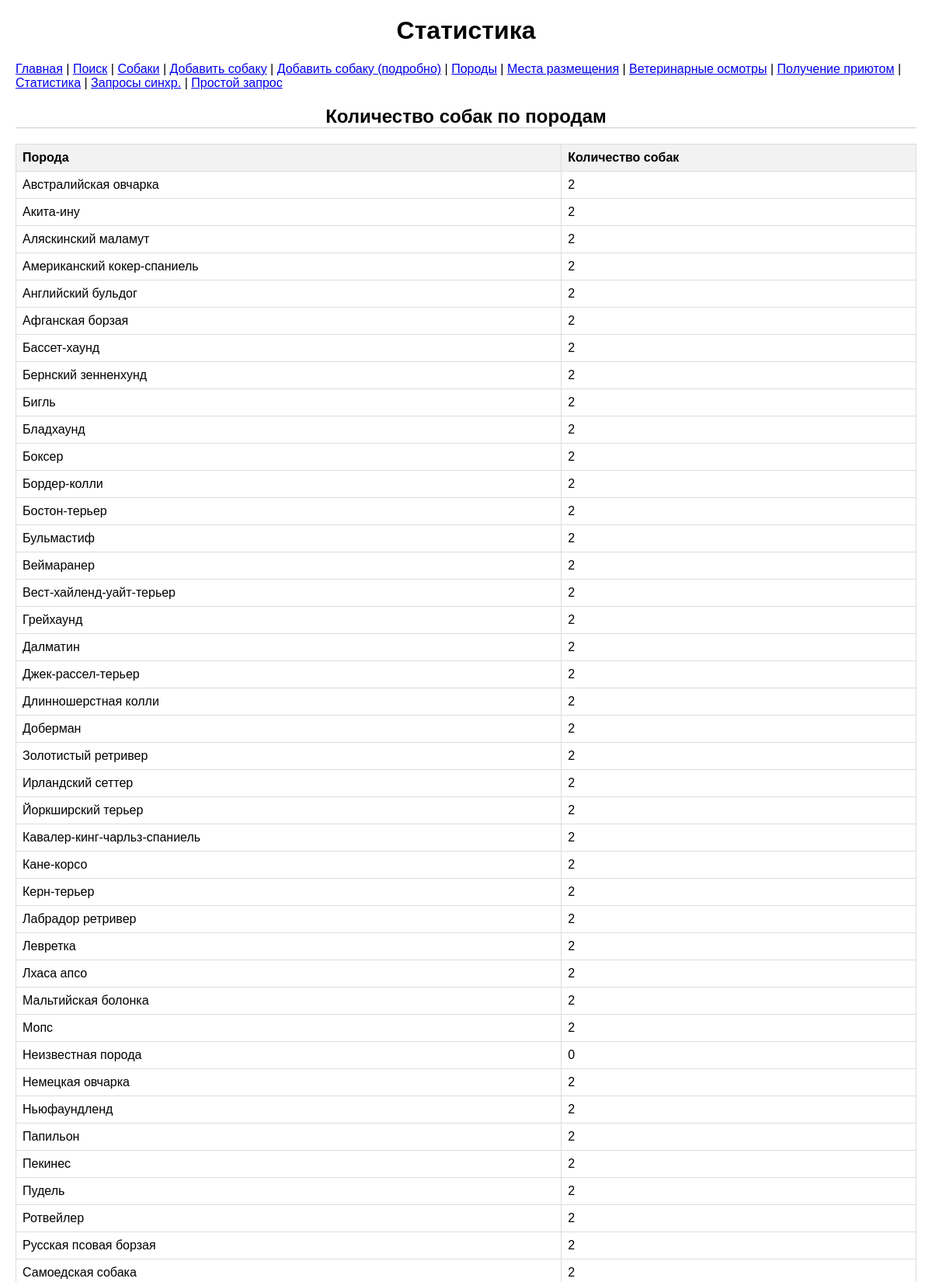
Screenshot of /stats (upper part) with the database file from the repository.
### tables this page shows
CREATE TABLE breeds (
    id INTEGER PRIMARY KEY AUTOINCREMENT,
    breed_name VARCHAR(100) NOT NULL,
    breed_group VARCHAR(50),
    origin_country VARCHAR(50),
    average_lifes INTEGER,
    typical_use VARCHAR(100),
    common_health_issues VARCHAR(200),
    recommended_vaccinations VARCHAR(200),
    veterinary_care VARCHAR(50),
    average_weight_male FLOAT,
    average_weight_female FLOAT,
    trainability_level VARCHAR(50),
    recommended_training_age INTEGER,
    common_behavioral_issues VARCHAR(200),
    preferred_training_methods VARCHAR(200),
    typical_learning_period INTEGER
);

### flask_app.py (the view)
@app.route('/stats')
def stats():
    with get_db_connection() as conn:
        by_breed = conn.execute("""
            SELECT b.breed_name, COALESCE(COUNT(d.id), 0) AS dog_count
            FROM breeds b
            LEFT JOIN dogs d ON d.breeds_id = b.id
            GROUP BY b.breed_name
            ORDER BY b.breed_name
        """).fetchall()
        by_location = conn.execute("""
            SELECT l.location_name, COALESCE(COUNT(d.id), 0) AS dog_count
            FROM locations l
            LEFT JOIN dogs d ON d.location_id = l.id
            GROUP BY l.location_name
            ORDER BY l.location_name
        """).fetchall()
    return render_template('stats.html', by_breed=by_breed, by_location=by_location)

### flask_app.py (called while the page is built)
def get_db_connection():
    conn = sqlite3.connect(DB_PATH, timeout=10)
    conn.row_factory = sqlite3.Row
    return conn

### templates/stats.html (shortened to what this page needs)
<!DOCTYPE html>
<html lang="ru">
<head>
    <link rel="stylesheet" href="{{ url_for('static', filename='style.css') }}">
</head>
<body>
    <h1>Статистика</h1>
       <nav>
        <a href="/">Главная</a> |
        <a href="/search">Поиск</a> |
        <a href="/view">Собаки</a> |
        <a href="/add">Добавить собаку</a> |
        <a href="/add_detailed">Добавить собаку (подробно)</a> |
        <a href="/breeds">Породы</a> |
        <a href="/locations">Места размещения</a> |
        <a href="/vet_examinations">Ветеринарные осмотры</a> |
        <a href="/getting">Получение приютом</a> |
        <a href="/stats">Статистика</a> |
        <a href="/sync_queries">Запросы синхр.</a> |
        <a href="/simple_query">Простой запрос</a>
    </nav>
    <h2>Количество собак по породам</h2>
    <table>
        <tr><th>Порода</th><th>Количество собак</th></tr>
        {% for item in by_breed %}
        <tr><td>{{ item['breed_name'] }}</td><td>{{ item['dog_count'] }}</td></tr>
        {% endfor %}
    </table>
</body>
</html>

### static/style.css (style rules this page uses)
body { font-family: Arial, sans-serif; margin: 20px; }
nav { margin-bottom: 20px; }
table { border-collapse: collapse; width: 100%; }
th, td { border: 1px solid #ddd; padding: 8px; text-align: left; }
th { background-color: #f2f2f2; }
h2 { margin-top: 20px; text-align: center; border-bottom: 1px solid #ccc; }
h1 { text-align: center; }

### rows the page displays
breeds: breed_name "Австралийская овчарка", dog_count "2"
breeds: breed_name "Акита-ину", dog_count "2"
breeds: breed_name "Аляскинский маламут", dog_count "2"
breeds: breed_name "Американский кокер-спаниель", dog_count "2"
breeds: breed_name "Английский бульдог", dog_count "2"
breeds: breed_name "Афганская борзая", dog_count "2"
breeds: breed_name "Бассет-хаунд", dog_count "2"
breeds: breed_name "Бернский зенненхунд", dog_count "2"
breeds: breed_name "Бигль", dog_count "2"
breeds: breed_name "Бладхаунд", dog_count "2"
breeds: breed_name "Боксер", dog_count "2"
breeds: breed_name "Бордер-колли", dog_count "2"
breeds: breed_name "Бостон-терьер", dog_count "2"
breeds: breed_name "Бульмастиф", dog_count "2"
breeds: breed_name "Веймаранер", dog_count "2"
breeds: breed_name "Вест-хайленд-уайт-терьер", dog_count "2"
breeds: breed_name "Грейхаунд", dog_count "2"
breeds: breed_name "Далматин", dog_count "2"
breeds: breed_name "Джек-рассел-терьер", dog_count "2"
breeds: breed_name "Длинношерстная колли", dog_count "2"
breeds: breed_name "Доберман", dog_count "2"
breeds: breed_name "Золотистый ретривер", dog_count "2"
breeds: breed_name "Ирландский сеттер", dog_count "2"
breeds: breed_name "Йоркширский терьер", dog_count "2"
breeds: breed_name "Кавалер-кинг-чарльз-спаниель", dog_count "2"
breeds: breed_name "Кане-корсо", dog_count "2"
breeds: breed_name "Керн-терьер", dog_count "2"
breeds: breed_name "Лабрадор ретривер", dog_count "2"
breeds: breed_name "Левретка", dog_count "2"
breeds: breed_name "Лхаса апсо", dog_count "2"
breeds: breed_name "Мальтийская болонка", dog_count "2"
breeds: breed_name "Мопс", dog_count "2"
breeds: breed_name "Немецкая овчарка", dog_count "2"
breeds: breed_name "Ньюфаундленд", dog_count "2"
breeds: breed_name "Папильон", dog_count "2"
breeds: breed_name "Пекинес", dog_count "2"
breeds: breed_name "Пудель", dog_count "2"
breeds: breed_name "Ротвейлер", dog_count "2"
breeds: breed_name "Русская псовая борзая", dog_count "2"
breeds: breed_name "Самоедская собака", dog_count "2"

### other values shown
{{ item['breed_name'] }} "Неизвестная порода"
{{ item['dog_count'] }} "0"
